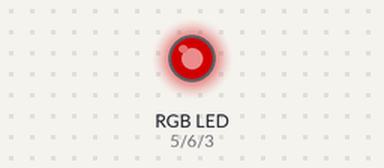
Recording of a sketch running on a simulated Arduino Uno, built with avr-gcc and run on an emulated ATmega328P. Shown: an RGB LED mixed from three pins (HIGH = lit). Dim RGB values are drawn brighter than linear.

Above: at 7.86 s.
At 23.6 s:
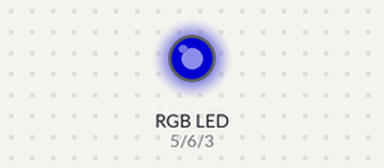
At 39.33 s:
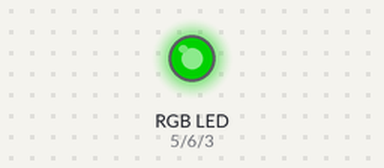
Timing chart, 0 to 40.0 s (numbered marks = the images above):
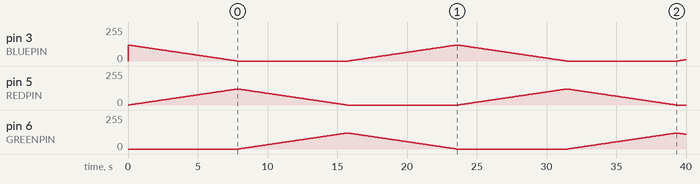

The sketch:

ConstantLevelLEDCycle.ino
```cpp
// color swirl! connect an RGB LED to the PWM pins as indicated
// in the #defines
// public domain, enjoy!

#define REDPIN 5
#define GREENPIN 6
#define BLUEPIN 3

#define TOTALBRIGHTNESS 120

#define FADESPEED 65     // make this higher to slow down

void setup() {
  pinMode(REDPIN, OUTPUT);
  pinMode(GREENPIN, OUTPUT);
  pinMode(BLUEPIN, OUTPUT);
}


void loop() {
  int r, g, b;

  // fade from blue to red
  for (r = 0; r <= TOTALBRIGHTNESS; r++) {
    analogWrite(REDPIN, r);
    analogWrite(BLUEPIN, TOTALBRIGHTNESS - r);
    delay(FADESPEED);
  }
  // fade from red to green
  for (g = 0; g <= TOTALBRIGHTNESS; g++) {
    analogWrite(GREENPIN, g);
    analogWrite(REDPIN, TOTALBRIGHTNESS - g);
    delay(FADESPEED);
  }
  // fade from green to blue
  for (b = 0; b <= TOTALBRIGHTNESS; b++) {
    analogWrite(BLUEPIN, b);
    analogWrite(GREENPIN, TOTALBRIGHTNESS - b);
    delay(FADESPEED);
  }
}
```
